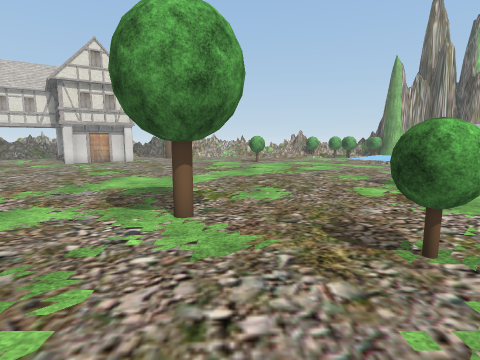
view 1 (above)

24 first-person views from a walk through a 3-D level made in the Unity game engine. The camera is 1.4 m above the floor, tilts 8° down and sees 80° across. The floor is counted in squares, 1 m on a side. Each view is taken from the middle of a square. On the plan, view 1 faces up. The plan holds only what a view shows up to about 14 squares ahead; the rest is blank. The place goes on beyond the plan. Some trees and plants on the terrain are drawn as simple stand-ins. Some surface patterns are stand-ins.

view 2
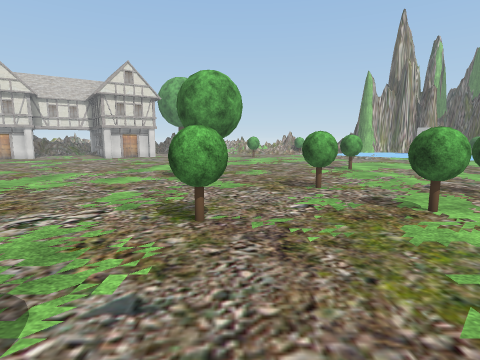

view 3
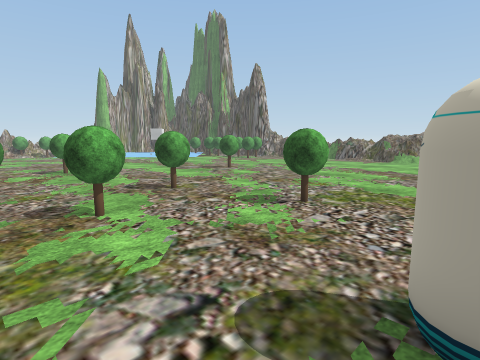

view 4
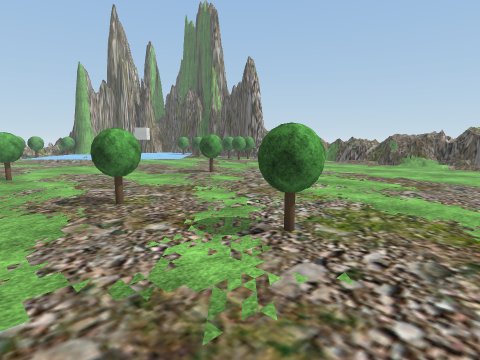

view 5
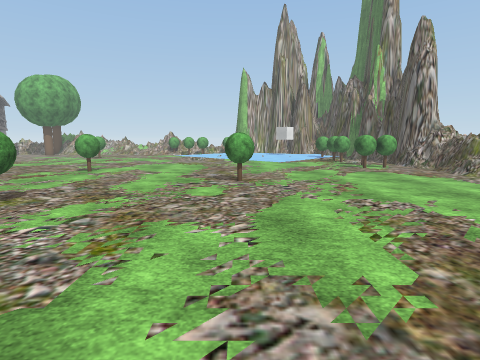

view 6
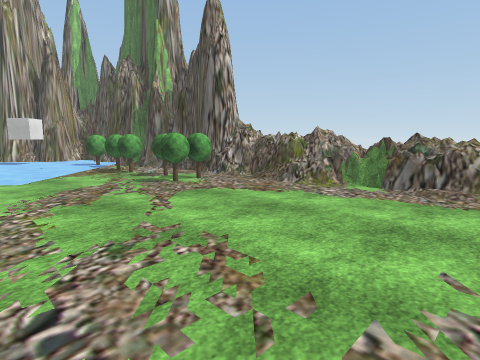

view 7
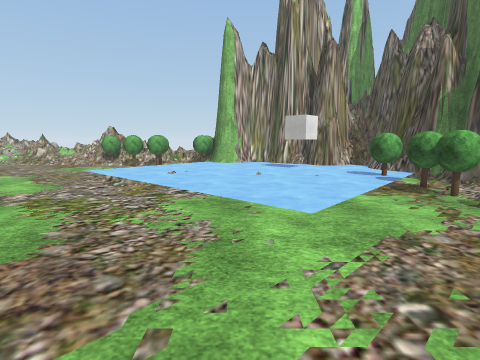

view 8
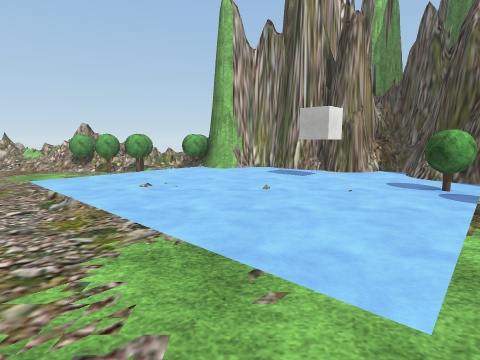

view 9
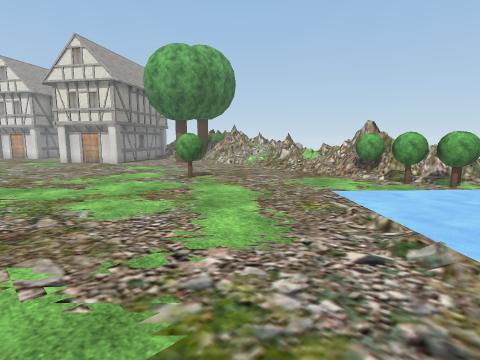

view 10
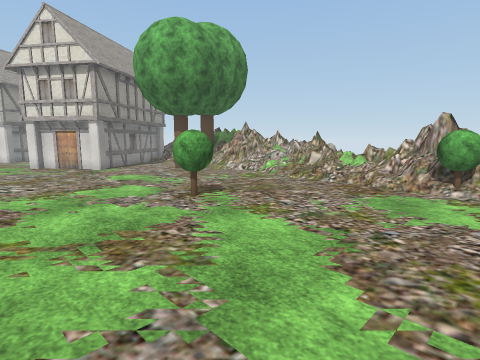

view 11
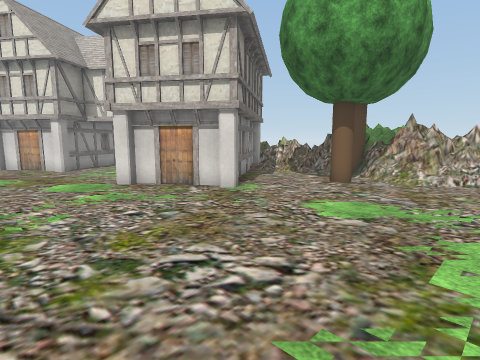

view 12
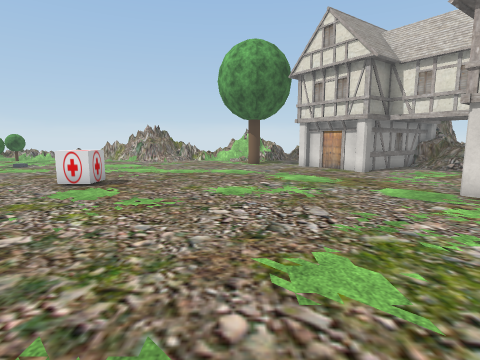

view 13
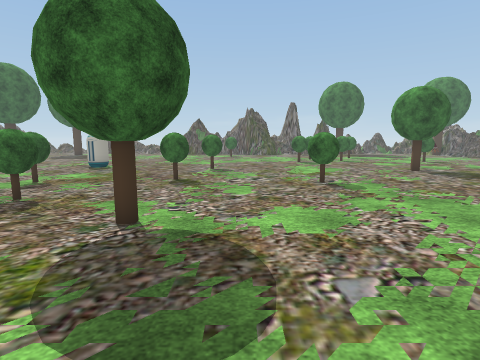

view 14
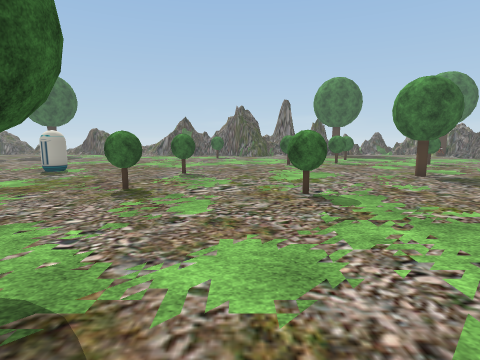

view 15
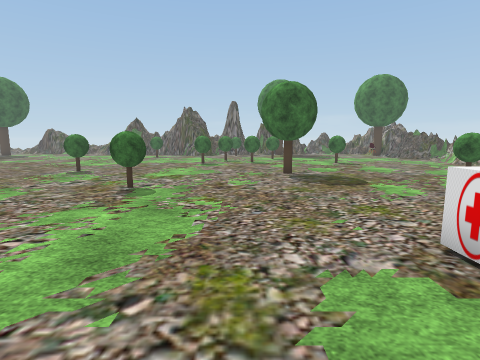

view 16
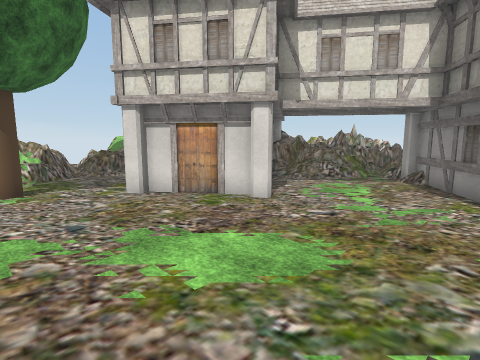

view 17
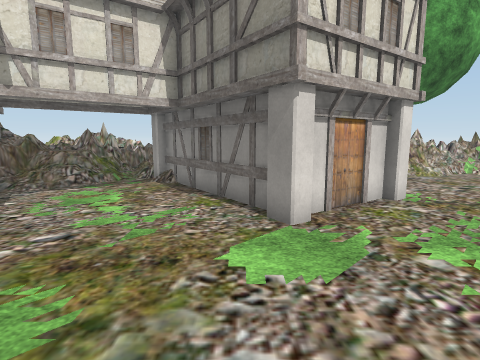

view 18
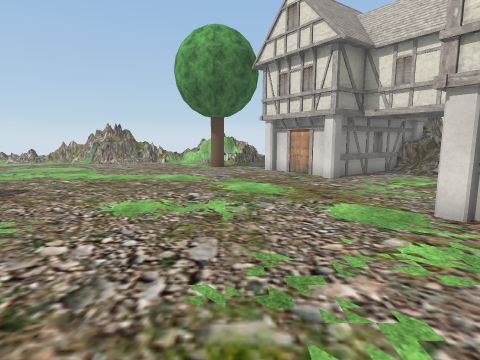

view 19
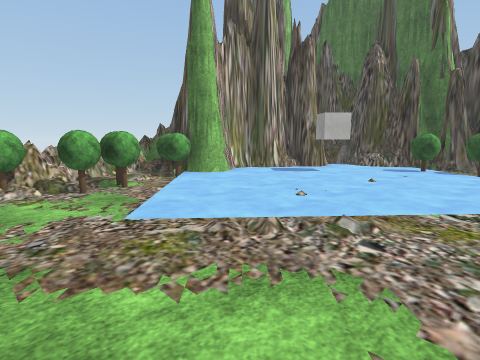

view 20
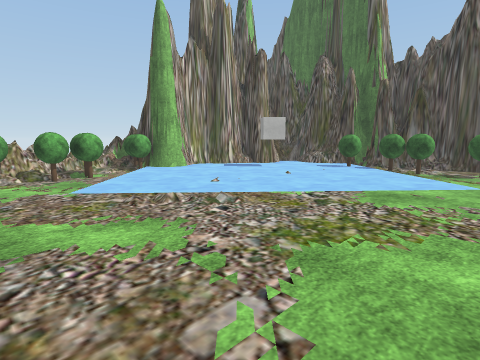

view 21
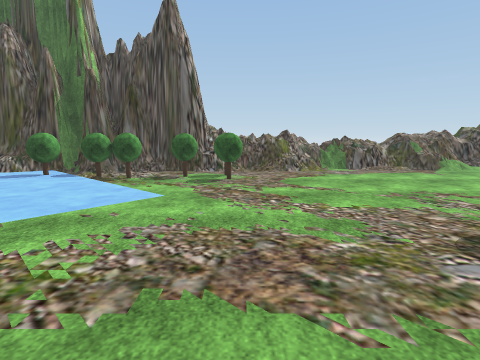

view 22
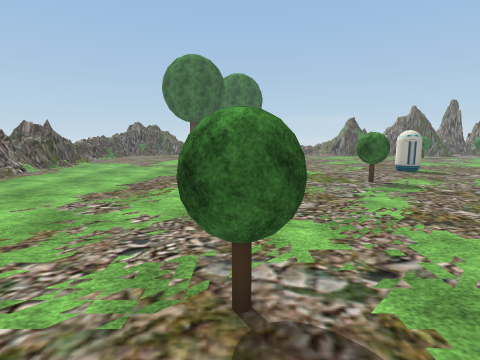

view 23
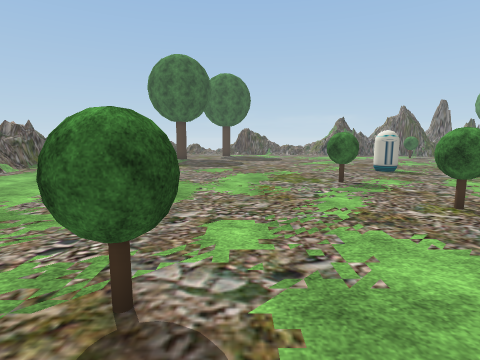

view 24
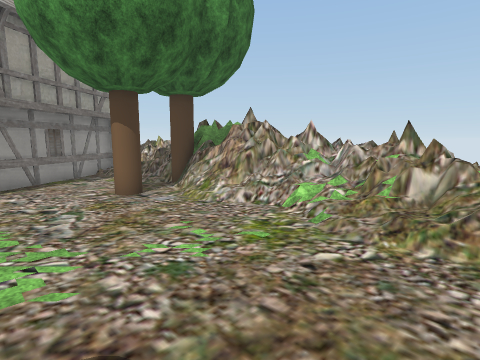

### Floor plan
Key: @ floor where view 1 was taken; # wall or solid block; x gap in a wall; . main floor; : floor 0.25 m higher than the main floor; + floor 0.5 m higher than the main floor; * floor 1 m higher than the main floor; / step, stairs or slope; = window, fence, low wall or low ledge; ^ raised ledge; T tree; H house; O other object.
Columns run from 18 left of view 1 to 22 right of it. Each row starts with its distance up from view 1.
 26 ====   ##########^^=     =  #=#
 25 ====   ===######====#==##^=O#=#
 24 #==.   H  ==##===/////=#^==/:T#
 23 #==.+  #H.........//////TTTT.T####   ##
 22 #*+.x# ##...TT...........TT./::::######
 21 #+:..## ##................./:::::::##=#
 20 # ....## ##.............../::::::OO::=#
 19 #H.....# ###............./:::::::OO::=#
 18 ##.....###.........T...../:::::::::::=##
 17  ##.....#................./:::::::::T/##
 16 ###H........................:::::::://##
 15 #............................::::::/T..##
 14 #............................./:::/.T..##
 13 .............................../:/.....##
 12 ................................/....T.##
 11 ....................................TT.=#
 10 ....................................T../#
  9 .......................T.............../#
  8 ......................................./#
  7 ........................................=
  6 ......O.......................T.........=
  5 .................T......................#
  4 ....................T...................=
  3 ....................T...................=
  2 ........................T...............#
  1  ...........T.........T................=#
  0  ................T@..................../#
 -1 TT........................T............/=
 -2  ....................................../#
 -3 .......T.............................../#
 -4 ................T............... .......#
 -5 ......................OO........ .......=

Positions as (right, up) in squares from view 1, and headings:
1: (0, 0), facing up
2: (0, -5), facing up
3: (2, -5), facing up-right
4: (4, -4), facing up-right
5: (12, -4), facing up
6: (13, 2), facing up-right
7: (13, 7), facing up
8: (13, 10), facing up
9: (10, 12), facing up-left
10: (7, 14), facing up-left
11: (-1, 13), facing up-left
12: (-3, 11), facing left
13: (-3, 10), facing down
14: (-4, 8), facing down
15: (-9, 9), facing down
16: (-11, 11), facing up-left
17: (-11, 12), facing up
18: (-5, 13), facing left
19: (5, 14), facing up-right
20: (5, 11), facing up-right
21: (8, 10), facing right
22: (12, 8), facing down
23: (11, 8), facing down
24: (2, 19), facing up-left
